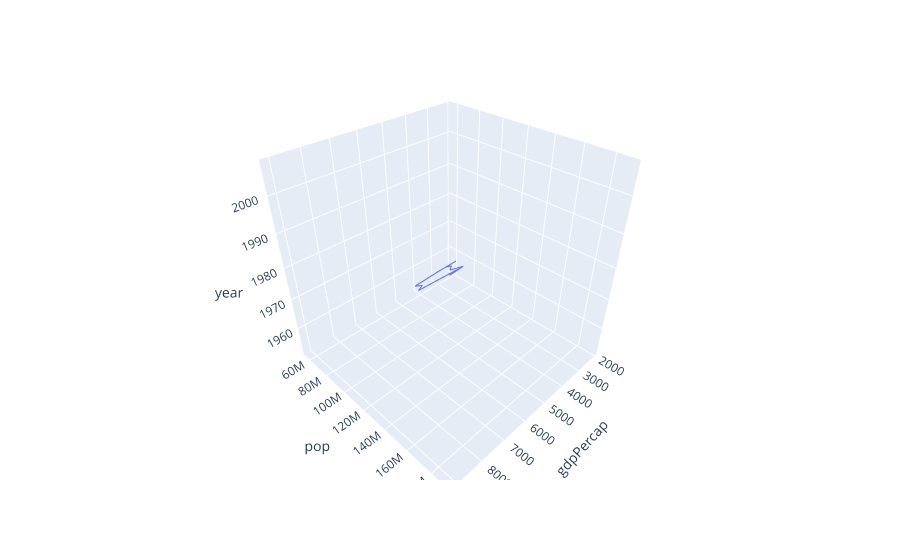

The cell this chart's notebook holds for it:
### Markdown cell above
3D Line plot with Plotly Express

### Code cell
import plotly.express as px
df = px.data.gapminder().query("country=='Brazil'")
fig = px.line_3d(df, x="gdpPercap", y="pop", z="year")
fig.show()

### Figure 1 — Plotly figure (JSON) as saved in the notebook; plotly's stock layout.template omitted (floating-point values rounded to 4 significant figures)
{"data": [{"hovertemplate": "gdpPercap=%{x}<br>pop=%{y}<br>year=%{z}<extra></extra>", "legendgroup": "", "line": {"color": "#636efa", "dash": "solid"}, "marker": {"symbol": "circle"}, "mode": "lines", "name": "", "scene": "scene", "showlegend": false, "type": "scatter3d", "x": [2109.0, 2487.0, 3337.0, 3430.0, 4986.0, 6660.0, 7031.0, 7807.0, 6950.0, 7958.0, 8131.0, 9066.0], "y": [56602560, 65551171, 76039390, 88049823, 100840058, 114313951, 128962939, 142938076, 155975974, 168546719, 179914212, 190010647], "z": [1952, 1957, 1962, 1967, 1972, 1977, 1982, 1987, 1992, 1997, 2002, 2007]}], "layout": {"legend": {"tracegroupgap": 0}, "margin": {"t": 60}, "scene": {"domain": {"x": [0, 1], "y": [0, 1]}, "xaxis": {"title": {"text": "gdpPercap"}}, "yaxis": {"title": {"text": "pop"}}, "zaxis": {"title": {"text": "year"}}}}}
